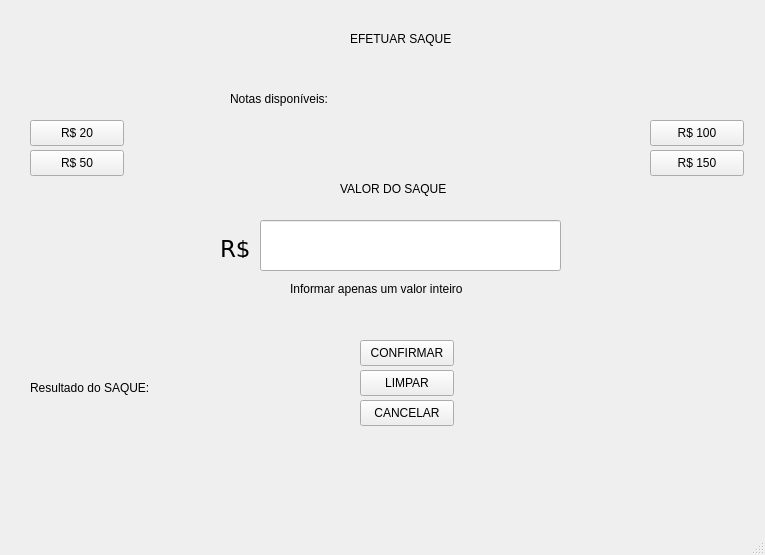
<?xml version="1.0" encoding="UTF-8"?>
<ui version="4.0">
 <class>MainWindow</class>
 <widget class="QMainWindow" name="MainWindow">
  <property name="geometry">
   <rect>
    <x>0</x>
    <y>0</y>
    <width>765</width>
    <height>555</height>
   </rect>
  </property>
  <property name="windowTitle">
   <string>Saque</string>
  </property>
  <widget class="QWidget" name="centralwidget">
   <widget class="QLabel" name="label">
    <property name="geometry">
     <rect>
      <x>350</x>
      <y>30</y>
      <width>101</width>
      <height>18</height>
     </rect>
    </property>
    <property name="text">
     <string>EFETUAR SAQUE</string>
    </property>
   </widget>
   <widget class="QPushButton" name="btn20">
    <property name="geometry">
     <rect>
      <x>30</x>
      <y>120</y>
      <width>94</width>
      <height>26</height>
     </rect>
    </property>
    <property name="text">
     <string>R$ 20</string>
    </property>
   </widget>
   <widget class="QPushButton" name="btn50">
    <property name="geometry">
     <rect>
      <x>30</x>
      <y>150</y>
      <width>94</width>
      <height>26</height>
     </rect>
    </property>
    <property name="text">
     <string>R$ 50</string>
    </property>
   </widget>
   <widget class="QPushButton" name="btn100">
    <property name="geometry">
     <rect>
      <x>650</x>
      <y>120</y>
      <width>94</width>
      <height>26</height>
     </rect>
    </property>
    <property name="text">
     <string>R$ 100</string>
    </property>
   </widget>
   <widget class="QPushButton" name="btn150">
    <property name="geometry">
     <rect>
      <x>650</x>
      <y>150</y>
      <width>94</width>
      <height>26</height>
     </rect>
    </property>
    <property name="text">
     <string>R$ 150</string>
    </property>
   </widget>
   <widget class="QLineEdit" name="txtValorSaque">
    <property name="geometry">
     <rect>
      <x>260</x>
      <y>220</y>
      <width>301</width>
      <height>51</height>
     </rect>
    </property>
    <property name="echoMode">
     <enum>QLineEdit::Normal</enum>
    </property>
   </widget>
   <widget class="QPushButton" name="btnConfirmar">
    <property name="geometry">
     <rect>
      <x>360</x>
      <y>340</y>
      <width>94</width>
      <height>26</height>
     </rect>
    </property>
    <property name="text">
     <string>CONFIRMAR</string>
    </property>
   </widget>
   <widget class="QPushButton" name="btnLimpar">
    <property name="geometry">
     <rect>
      <x>360</x>
      <y>370</y>
      <width>94</width>
      <height>26</height>
     </rect>
    </property>
    <property name="text">
     <string>LIMPAR</string>
    </property>
   </widget>
   <widget class="QPushButton" name="btnCancelar">
    <property name="geometry">
     <rect>
      <x>360</x>
      <y>400</y>
      <width>94</width>
      <height>26</height>
     </rect>
    </property>
    <property name="text">
     <string>CANCELAR</string>
    </property>
   </widget>
   <widget class="QLabel" name="label_2">
    <property name="geometry">
     <rect>
      <x>340</x>
      <y>180</y>
      <width>131</width>
      <height>18</height>
     </rect>
    </property>
    <property name="text">
     <string>VALOR DO SAQUE</string>
    </property>
   </widget>
   <widget class="QLabel" name="label_3">
    <property name="geometry">
     <rect>
      <x>220</x>
      <y>240</y>
      <width>31</width>
      <height>18</height>
     </rect>
    </property>
    <property name="font">
     <font>
      <family>DejaVu Sans</family>
      <pointsize>17</pointsize>
     </font>
    </property>
    <property name="text">
     <string>R$</string>
    </property>
   </widget>
   <widget class="QLabel" name="label_4">
    <property name="geometry">
     <rect>
      <x>290</x>
      <y>280</y>
      <width>251</width>
      <height>18</height>
     </rect>
    </property>
    <property name="text">
     <string>Informar apenas um valor inteiro</string>
    </property>
   </widget>
   <widget class="QLabel" name="lblSaldo">
    <property name="geometry">
     <rect>
      <x>530</x>
      <y>380</y>
      <width>181</width>
      <height>18</height>
     </rect>
    </property>
    <property name="text">
     <string/>
    </property>
   </widget>
   <widget class="QLabel" name="label_5">
    <property name="geometry">
     <rect>
      <x>30</x>
      <y>380</y>
      <width>221</width>
      <height>16</height>
     </rect>
    </property>
    <property name="text">
     <string>Resultado do SAQUE:</string>
    </property>
   </widget>
   <widget class="QLabel" name="lblSaque">
    <property name="geometry">
     <rect>
      <x>30</x>
      <y>410</y>
      <width>271</width>
      <height>131</height>
     </rect>
    </property>
    <property name="text">
     <string/>
    </property>
    <property name="alignment">
     <set>Qt::AlignLeading|Qt::AlignLeft|Qt::AlignTop</set>
    </property>
   </widget>
   <widget class="QLabel" name="label_6">
    <property name="geometry">
     <rect>
      <x>230</x>
      <y>90</y>
      <width>131</width>
      <height>18</height>
     </rect>
    </property>
    <property name="text">
     <string>Notas disponíveis:</string>
    </property>
   </widget>
   <widget class="QLabel" name="lblNotasDisponiveis">
    <property name="geometry">
     <rect>
      <x>230</x>
      <y>110</y>
      <width>331</width>
      <height>41</height>
     </rect>
    </property>
    <property name="text">
     <string/>
    </property>
    <property name="wordWrap">
     <bool>true</bool>
    </property>
   </widget>
  </widget>
  <widget class="QStatusBar" name="statusbar"/>
 </widget>
 <resources/>
 <connections/>
</ui>
